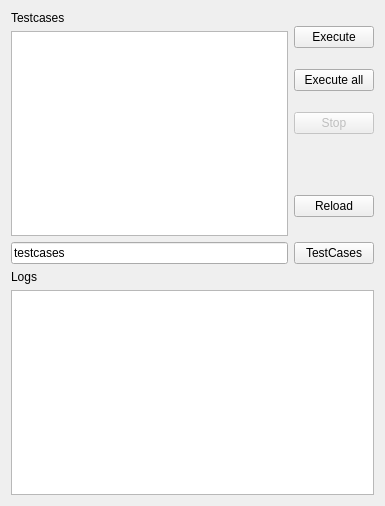
<?xml version="1.0" encoding="UTF-8"?>
<ui version="4.0">
 <class>Form</class>
 <widget class="QWidget" name="Form">
  <property name="geometry">
   <rect>
    <x>0</x>
    <y>0</y>
    <width>385</width>
    <height>506</height>
   </rect>
  </property>
  <property name="windowTitle">
   <string>TestSuite</string>
  </property>
  <layout class="QGridLayout" name="gridLayout">
   <item row="2" column="0">
    <layout class="QHBoxLayout" name="horizontalLayout_3">
     <item>
      <widget class="QLineEdit" name="directory">
       <property name="text">
        <string>testcases</string>
       </property>
      </widget>
     </item>
     <item>
      <widget class="QPushButton" name="get_directory">
       <property name="text">
        <string>TestCases</string>
       </property>
      </widget>
     </item>
    </layout>
   </item>
   <item row="0" column="0">
    <layout class="QHBoxLayout" name="horizontalLayout">
     <item>
      <layout class="QVBoxLayout" name="verticalLayout_3">
       <item>
        <widget class="QLabel" name="label_2">
         <property name="sizePolicy">
          <sizepolicy hsizetype="Fixed" vsizetype="Fixed">
           <horstretch>0</horstretch>
           <verstretch>0</verstretch>
          </sizepolicy>
         </property>
         <property name="text">
          <string>Testcases</string>
         </property>
        </widget>
       </item>
       <item>
        <widget class="QListWidget" name="testcases">
         <property name="maximumSize">
          <size>
           <width>16777215</width>
           <height>250</height>
          </size>
         </property>
        </widget>
       </item>
      </layout>
     </item>
     <item>
      <layout class="QVBoxLayout" name="verticalLayout">
       <item>
        <widget class="QPushButton" name="execute">
         <property name="text">
          <string>Execute</string>
         </property>
        </widget>
       </item>
       <item>
        <widget class="QPushButton" name="execute_all">
         <property name="text">
          <string>Execute all</string>
         </property>
        </widget>
       </item>
       <item>
        <widget class="QPushButton" name="stop">
         <property name="enabled">
          <bool>false</bool>
         </property>
         <property name="text">
          <string>Stop</string>
         </property>
        </widget>
       </item>
       <item>
        <spacer name="verticalSpacer">
         <property name="orientation">
          <enum>Qt::Vertical</enum>
         </property>
         <property name="sizeType">
          <enum>QSizePolicy::Fixed</enum>
         </property>
         <property name="sizeHint" stdset="0">
          <size>
           <width>20</width>
           <height>40</height>
          </size>
         </property>
        </spacer>
       </item>
       <item>
        <widget class="QPushButton" name="reload">
         <property name="text">
          <string>Reload</string>
         </property>
        </widget>
       </item>
      </layout>
     </item>
    </layout>
   </item>
   <item row="5" column="0">
    <layout class="QVBoxLayout" name="verticalLayout_4">
     <item>
      <widget class="QLabel" name="label">
       <property name="text">
        <string>Logs</string>
       </property>
      </widget>
     </item>
     <item>
      <widget class="QTextBrowser" name="logs">
       <property name="font">
        <font>
         <family>Courier 10 Pitch</family>
        </font>
       </property>
      </widget>
     </item>
    </layout>
   </item>
  </layout>
 </widget>
 <resources/>
 <connections>
  <connection>
   <sender>execute</sender>
   <signal>clicked()</signal>
   <receiver>Form</receiver>
   <slot>execute_event()</slot>
   <hints>
    <hint type="sourcelabel">
     <x>423</x>
     <y>32</y>
    </hint>
    <hint type="destinationlabel">
     <x>462</x>
     <y>225</y>
    </hint>
   </hints>
  </connection>
  <connection>
   <sender>execute_all</sender>
   <signal>clicked()</signal>
   <receiver>Form</receiver>
   <slot>execute_all_event()</slot>
   <hints>
    <hint type="sourcelabel">
     <x>438</x>
     <y>102</y>
    </hint>
    <hint type="destinationlabel">
     <x>461</x>
     <y>276</y>
    </hint>
   </hints>
  </connection>
  <connection>
   <sender>reload</sender>
   <signal>clicked()</signal>
   <receiver>Form</receiver>
   <slot>reload_event()</slot>
   <hints>
    <hint type="sourcelabel">
     <x>438</x>
     <y>217</y>
    </hint>
    <hint type="destinationlabel">
     <x>460</x>
     <y>332</y>
    </hint>
   </hints>
  </connection>
  <connection>
   <sender>logs</sender>
   <signal>textChanged()</signal>
   <receiver>Form</receiver>
   <slot>logs_event()</slot>
   <hints>
    <hint type="sourcelabel">
     <x>218</x>
     <y>394</y>
    </hint>
    <hint type="destinationlabel">
     <x>444</x>
     <y>370</y>
    </hint>
   </hints>
  </connection>
  <connection>
   <sender>stop</sender>
   <signal>clicked()</signal>
   <receiver>Form</receiver>
   <slot>stop_event()</slot>
   <hints>
    <hint type="sourcelabel">
     <x>336</x>
     <y>119</y>
    </hint>
    <hint type="destinationlabel">
     <x>192</x>
     <y>252</y>
    </hint>
   </hints>
  </connection>
  <connection>
   <sender>get_directory</sender>
   <signal>clicked()</signal>
   <receiver>Form</receiver>
   <slot>get_directory_event()</slot>
   <hints>
    <hint type="sourcelabel">
     <x>337</x>
     <y>253</y>
    </hint>
    <hint type="destinationlabel">
     <x>192</x>
     <y>252</y>
    </hint>
   </hints>
  </connection>
 </connections>
 <slots>
  <slot>execute_event()</slot>
  <slot>execute_all_event()</slot>
  <slot>reload_event()</slot>
  <slot>logs_event()</slot>
  <slot>stop_event()</slot>
  <slot>get_directory_event()</slot>
 </slots>
</ui>
